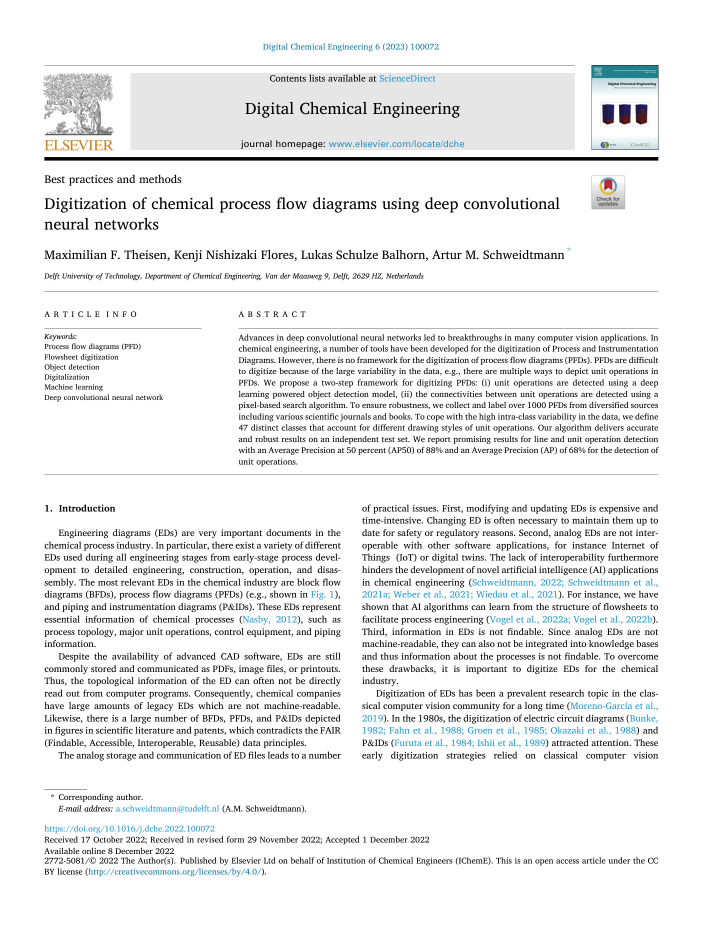
#> input picture meeting/figures/_src/max_page1.png, 1406 x 1875 px (shown at 1/2 size)
$ python make_v2_assets.py
#> lines starting #> are read from the running program, lines starting #| are printed output that depends on the picture
"""
make_v2_assets.py — image assets for the v2 meeting deck (crops of the Theisen paper pages, real pilot images,
and the hand-labelled ground-truth overlay on pilot image 44 panel A).
Inputs: meeting/figures/_src/max_page{1,8}.png (rendered from Ref/ with PyMuPDF), data/pilot/images/*.
Outputs: meeting/figures/v2/*.png
"""
from __future__ import annotations

from pathlib import Path

from PIL import Image, ImageDraw, ImageFont

ROOT = Path(__file__).resolve().parents[1]
SRC = ROOT / "meeting" / "figures" / "_src"
PIL_IMG = ROOT / "data" / "pilot" / "images"
OUT = ROOT / "meeting" / "figures" / "v2"
OUT.mkdir(parents=True, exist_ok=True)

FONT = "C:/Windows/Fonts/arial.ttf"
FONT_B = "C:/Windows/Fonts/arialbd.ttf"


def crop(src: Path, box, dst: Path, scale: float = 1.0):
#> called with box = (80, 80, 1330, 570), scale = 1
    im = Image.open(src).convert("RGB").crop(box)
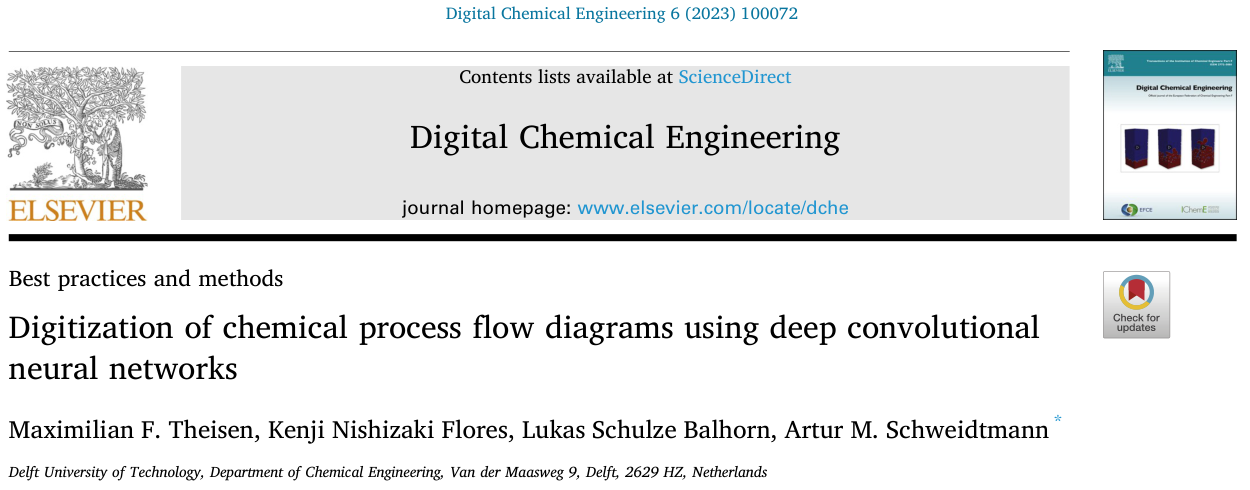
#> im: PIL image 1250x490 RGB; mean R, G, B 231.4, 232.3, 232.6
    if scale != 1.0:
        im = im.resize((round(im.width * scale), round(im.height * scale)), Image.LANCZOS)
    im.save(dst)
    print(dst.name, im.size)
#| max_page1_header.png (1250, 490)


def paper_crops():
    # page 1 (1406 x 1875 @170 dpi): journal header .. affiliation line
    crop(SRC / "max_page1.png", (80, 80, 1330, 570), OUT / "max_page1_header.png")
    # page 8: Table 3 (overall AP) and Table 4 (per-class AP)
    crop(SRC / "max_page8.png", (85, 790, 690, 905), OUT / "max_table3.png")
#> call 2 of crop, with box = (85, 790, 690, 905), scale = 1
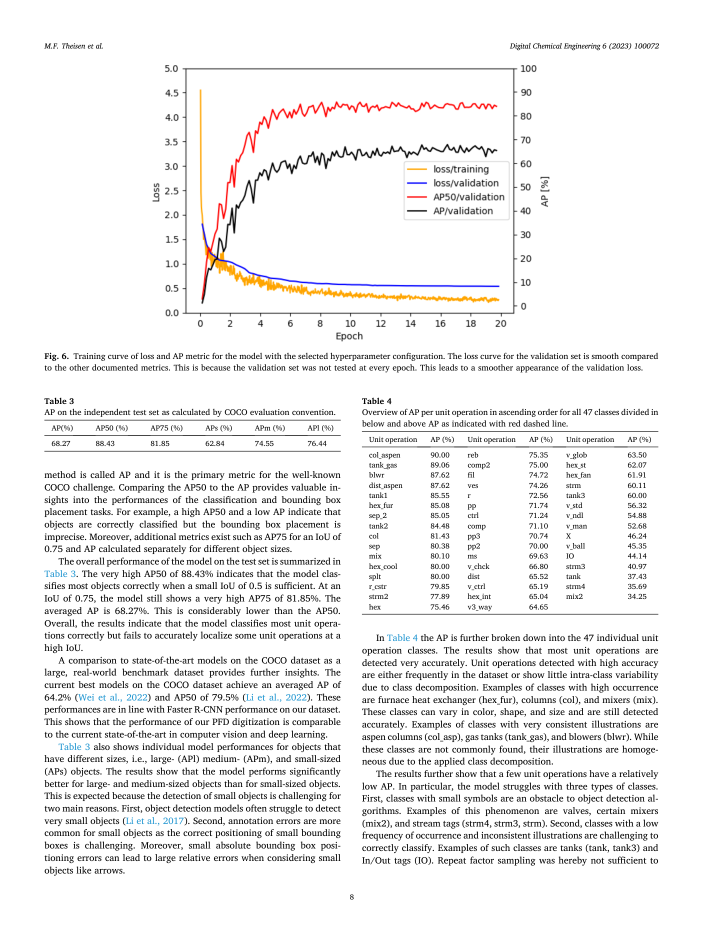
#> input picture meeting/figures/_src/max_page8.png, 1406 x 1875 px (shown at 1/2 size)
#> in crop (call 2), `im = Image.open(src).convert("RGB").crop(box)`:
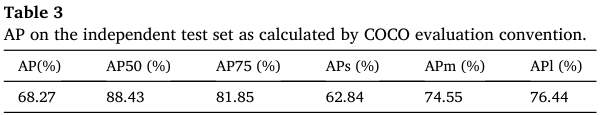
#> im: PIL image 605x115 RGB; min 0, max 255, mean 233.2
#| max_table3.png (605, 115)
    crop(SRC / "max_page8.png", (715, 790, 1325, 1235), OUT / "max_table4.png")
#> call 3 of crop, with box = (715, 790, 1325, 1235), scale = 1
#> in crop (call 3), `im = Image.open(src).convert("RGB").crop(box)`:
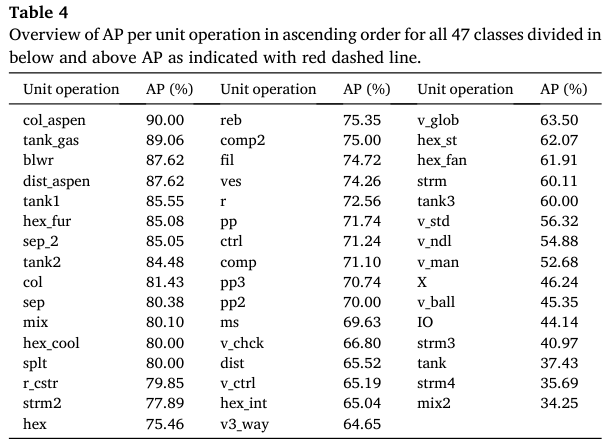
#> im: PIL image 610x445 RGB; min 0, max 255, mean 238.9
#| max_table4.png (610, 445)


def real_examples():
    # KR patent, box-form (tall drawing: keep the upper two thirds)
    crop(PIL_IMG / "pilot_35__KR100653676B1_D01.png", (0, 0, 1965, 1560), OUT / "ex_kr_patent_box.png", 0.6)
    # EN paper, symbol-form (panel A of a two-panel figure)
    crop(PIL_IMG / "pilot_44__11356_2016_8211_Fig1_HTML.jpg", (0, 0, 761, 238), OUT / "ex_en_paper_symbol.png", 1.6)
    # US EPA manual, box + symbol mix
    crop(PIL_IMG / "pilot_39__EPA-832-R-10-005_p0167_img2069.png", (0, 0, 1405, 406), OUT / "ex_epa_manual.png")
    # OA paper, pictorial (icons / 3-D)
    crop(PIL_IMG / "pilot_45__10.1016_j.jclepro.2016.07.209_p0015_img62.png", (0, 0, 1187, 836), OUT / "ex_pictorial.png")
    # box-form English with explicit internal / external recycle (AAO) — used on the "what is drawn" column
    crop(PIL_IMG / "pilot_10__10.1038_s41545-025-00513-y_p0009_img147.png", (0, 0, 1450, 513), OUT / "ex_aao_recycles.png")


# ------------------------------------------------------------------ hand-labelled GT on pilot 44, panel A
# coordinates in the original 761 x 447 image (panel A = y 0..238)
NODES = {  # id: (class, box x0,y0,x1,y1, kind)   kind: unit | zone | parent | terminal
    "inf": ("io_terminal (influent)", (6, 110, 80, 152), "terminal"),
    "pc": ("primary_clarifier", (144, 96, 220, 174), "unit"),
    "bio": ("process_unit_generic + l1_hint=secondary (parent tank)", (264, 94, 459, 162), "parent"),
    "anx": ("anoxic_zone", (268, 98, 330, 158), "zone"),
    "aer": ("aerobic_zone", (331, 98, 455, 158), "zone"),
    "mbr": ("mbr_unit", (470, 74, 570, 162), "unit"),
    "hold": ("storage_tank (holding)", (602, 94, 728, 162), "unit"),
    "eff": ("io_terminal (effluent)", (730, 116, 760, 140), "terminal"),
    "sl": ("io_terminal (primary sludge)", (170, 176, 196, 196), "terminal"),
}
EDGES = [  # src, dst, evidence, medium, role
    ("inf", "pc", "arrowhead", "liquid", "influent"),
    ("pc", "anx", "arrowhead", "liquid", "primary_effluent"),
    ("anx", "aer", "inferred (zones, no line)", "mixed_liquor", "internal"),
    ("aer", "mbr", "arrowhead", "mixed_liquor", "internal"),
    ("mbr", "anx", "arrowhead", "mixed_liquor", "internal_recycle"),
    ("mbr", "hold", "arrowhead", "liquid", "effluent"),
    ("hold", "eff", "arrowhead", "liquid", "effluent"),
    ("pc", "sl", "arrowhead", "sludge", "primary_sludge"),
]
PARENTS = [("bio", "anx"), ("bio", "aer")]
COL = {"unit": (0, 102, 204), "zone": (0, 150, 60), "parent": (120, 120, 120), "terminal": (220, 120, 0)}


def center(b):
    return ((b[0] + b[2]) / 2, (b[1] + b[3]) / 2)


# [85 lines left out: functions edge_anchor, arrow, gt_overlay, dash, not called in this run]


if __name__ == "__main__":
#> (the run stopped early here; a loop or call above may not have finished)
